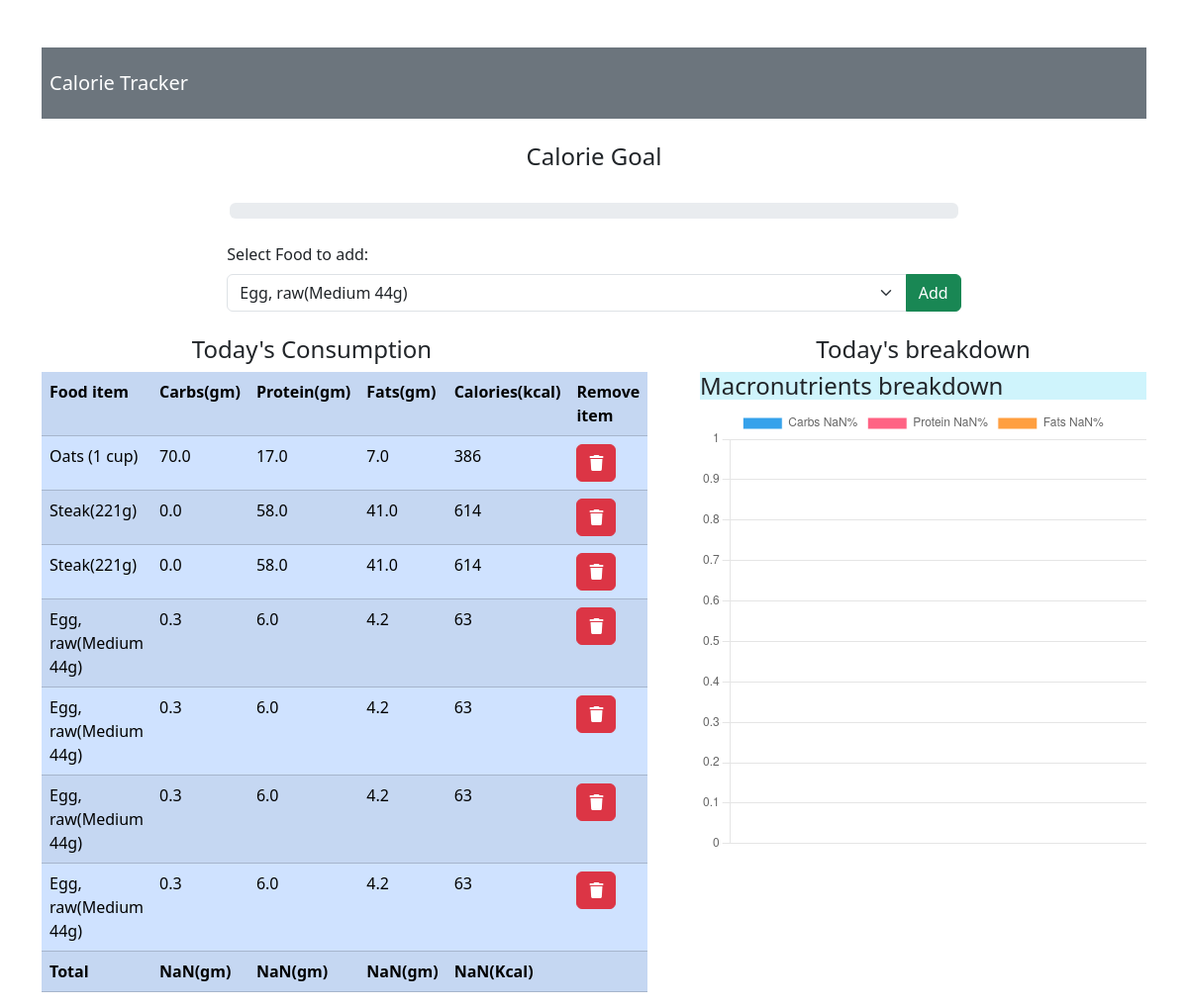
The app's page / (signed in), older data.
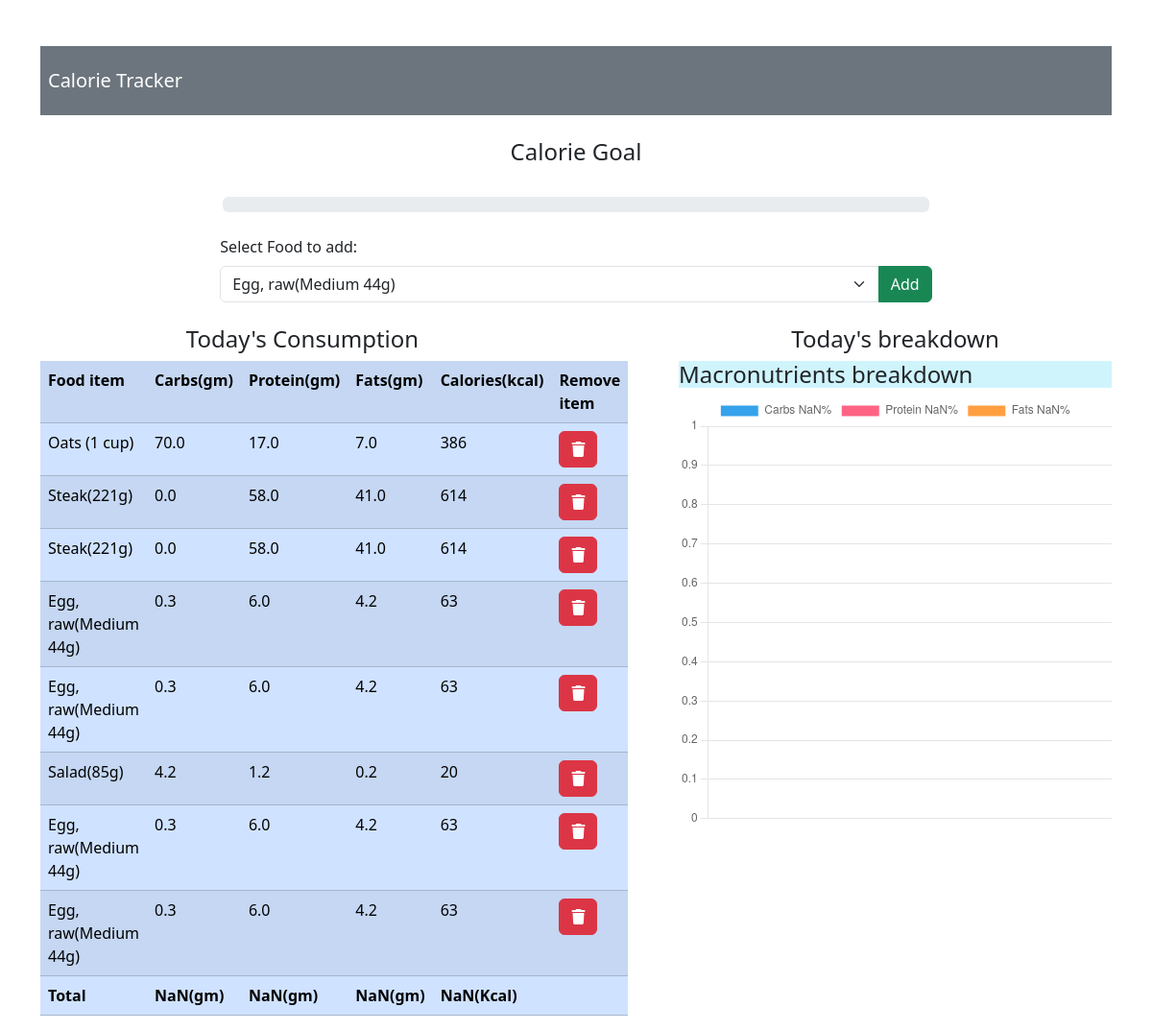
The same page, newer data.
### app/models.py (models this page shows, shortened)
class Consume(models.Model):
    user = models.ForeignKey(User, on_delete=models.CASCADE)
    food_consumed = models.ForeignKey(Food, on_delete=models.CASCADE)

class Food(models.Model):
    name = models.CharField(max_length=200)
    carbs = models.FloatField()
    protein = models.FloatField()
    fats = models.FloatField()
    calories = models.IntegerField()

### app/views.py (the view)
# urls.py: path('', views.index, name='index'),
def index(request):
    if request.method == 'POST':
        food_consumed = request.POST['food_consumed']
        consume = Food.objects.get(name=food_consumed) #getting the actual food object
        user = request.user
        consume = Consume(user=user, food_consumed=consume)
        consume.save()
        foods = Food.objects.all()
    else:
        foods = Food.objects.all()
    consumed_food = Consume.objects.filter(user=request.user)
    return render(request, 'app/index.html', {'foods':foods, 'consumed_food':consumed_food})

### app/templates/app/index.html (shortened to what the changed rows need)
<!DOCTYPE html>
<html lang="en">
<head>
    <link href="https://cdn.jsdelivr.net/npm/bootstrap@5.3.3/dist/css/bootstrap.min.css" rel="stylesheet">
</head>
<body>
    <div class="container mt-5">
        <br>
        <div class="row">
            <div class="col-md-6">
                <table id="table" class="table table-striped table-primary">
                    <tr class="bg-primary text-white">
                        <th>Food item</th>
                        <th>Carbs(gm)</th>
                        <th>Protein(gm)</th>
                        <th>Fats(gm)</th>
                        <th>Calories(kcal)</th>
                        <th>Remove item</th>
                    </tr>
                        {% for c in consumed_food %}
                        <tr>
                            <td>{{ c.food_consumed.name }}</td>
                            <td>{{ c.food_consumed.carbs }}</td>
                            <td>{{ c.food_consumed.protein }}</td>
                            <td>{{ c.food_consumed.fats }}</td>
                            <td>{{ c.food_consumed.calories }}</td>
                            <td>
                                <a href="{% url 'delete' c.id %}" class="btn btn-danger">
                                <i class="fas fa-trash"></i>
                                </a>
                            </td>
                        </tr>
                    {% endfor %}
                </table>
            </div>
        </div>
</body>
<script>
    var table = document.getElementById('table');
    var carbs = 0, protein= 0, fats = 0, calories = 0;
    for(var i=1; i<table.rows.length-1;i++){
        carbs += parseFloat(table.rows[i].cells[1].innerHTML);
        carbs = Math.round(carbs);
        protein += parseFloat(table.rows[i].cells[2].innerHTML);
        protein = Math.round(protein);
        fats += parseFloat(table.rows[i].cells[3].innerHTML);
        fats = Math.round(fats);
        calories += parseFloat(table.rows[i].cells[4].innerHTML);
        calories = Math.round(calories);
        document.getElementById('totalCarbs').innerHTML = '<b>' + carbs+'(gm)</b>'
        document.getElementById('totalProtein').innerHTML = '<b>' + protein+'(gm)</b>'
        document.getElementById('totalFats').innerHTML = '<b>' + fats+'(gm)</b>'
        document.getElementById('totalCalories').innerHTML = '<b>' + calories+'(Kcal) </b>'
    }
    var calPer = calories/2000 * 100;
    var progressBar = document.getElementsByClassName("progress-bar")[0];
    progressBar.setAttribute("aria-valuenow", calPer);
    progressBar.style.width = calPer + "%";
    var total = carbs+protein+fats;
    var carbsP = Math.round((carbs/total)*100)
    var proteinP = Math.round((protein/total)*100)
    var fatsP = Math.round((fats/total)*100)
    const ctx = document.getElementById('myChart');
    new Chart(ctx, {
    type: 'doughnut',
    data: {
        labels: ['Carbs '+carbsP+'%', 'Protein '+proteinP+'%', 'Fats '+fatsP+'%'],
        datasets: [{
        label: 'Total',
        data: [carbsP, proteinP, fatsP],
        borderWidth: 1
        }]
    },
    options: {
        scales: {
        y: {
            beginAtZero: true
        }
        }
    }
    });
</script>
</html>

Row changes from the older to the newer data that the page shows:
added Consume: food_consumed.name "Salad(85g)", food_consumed.carbs "4.2", food_consumed.protein "1.2", food_consumed.fats "0.2", food_consumed.calories "20"
